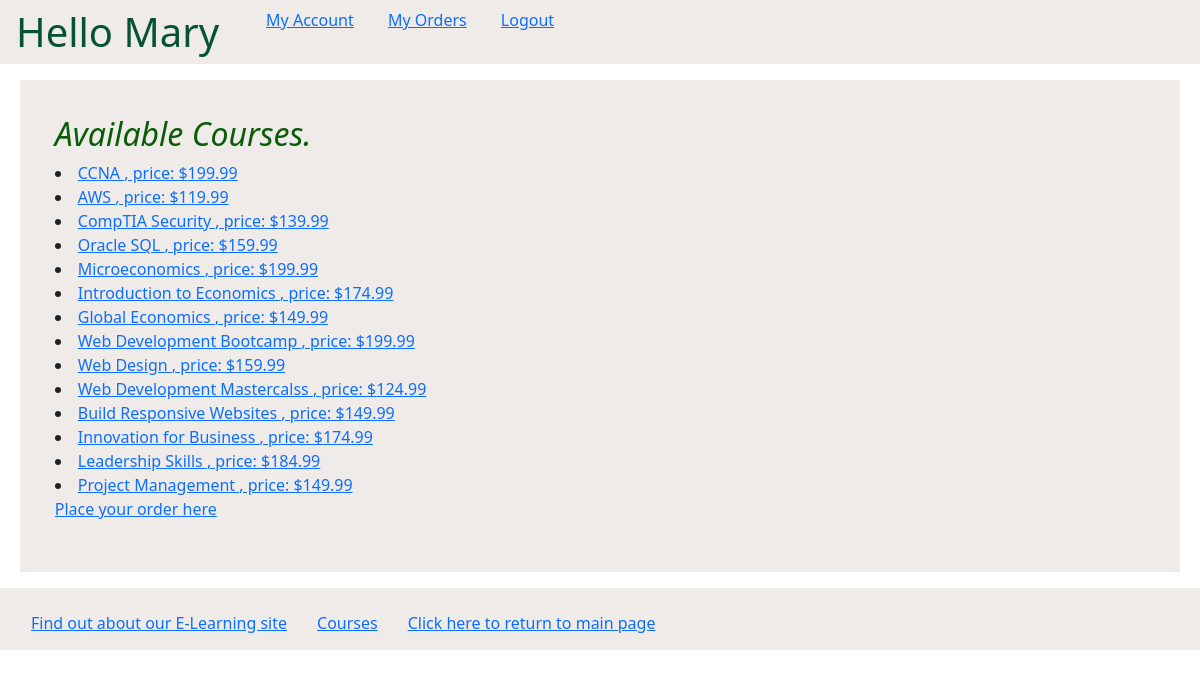
Page /myapp/courses/ (signed in) on the earlier database version.
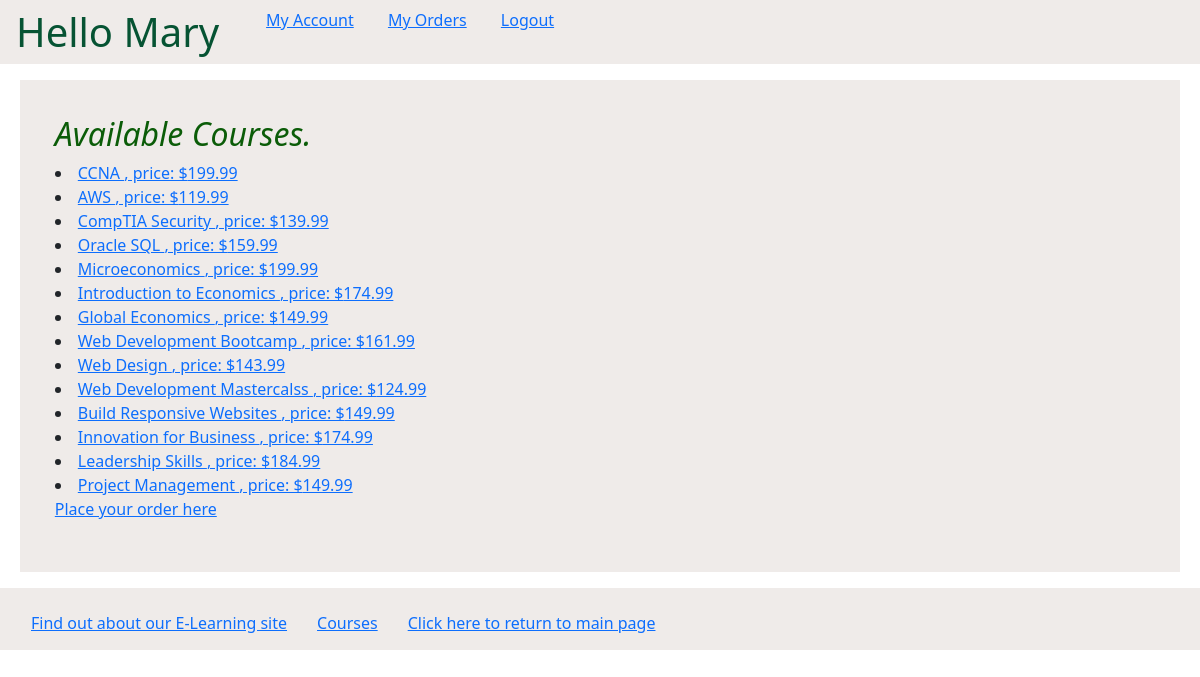
Same page on the later database version.
### myapp/models.py (models this page shows, shortened)
class Course(models.Model):
    topic = models.ForeignKey(Topic, related_name='courses', on_delete=models.CASCADE)
    name = models.CharField(max_length=200)
    price = models.DecimalField(max_digits=10, decimal_places=2, validators=[validateprice])
    for_everyone = models.BooleanField(default=True)
    description = models.TextField(max_length=300, null=True, blank=True)
    interested = models.PositiveIntegerField(default=0)
    stages = models.PositiveIntegerField(default=3)

### myapp/views.py (the view)
# urls.py: path(r'courses/', views.courses, name='courses'),
@login_required
def courses(request):
    courlist = Course.objects.all().order_by('id')
    return render(request, 'myapp/courses.html', {'courlist': courlist})

### templates/myapp/courses.html (shortened to what this page needs)
{% extends 'myapp/base.html' %}
{% block body_block %}
<div style="background-color: #efebe9; padding: 3%;">
 {% if courlist %}
        <h2>Available Courses.</h2>
            {% for course in courlist %}
                <li><a href="{% url 'myapp:course_detail' cour_id=course.id %}">{{ course.name}} , price: ${{course.price}}</a></li>
            {% endfor %}
    {% else %}
        <strong>There are no available courses!</strong>
    {% endif %}
    <p><a href="{% url 'myapp:place_order' %}"> Place your order here </a></p>
</div>
{% endblock %}

Differences in the rows shown:
changed Course "Web Development Bootcamp": price "199.99" → "161.99"
changed Course "Web Design": price "159.99" → "143.99"
